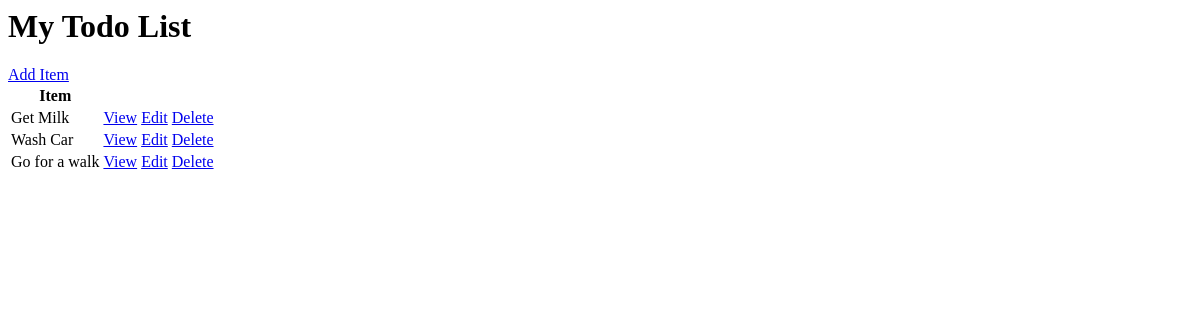
/, run on an earlier commit of the app's database.
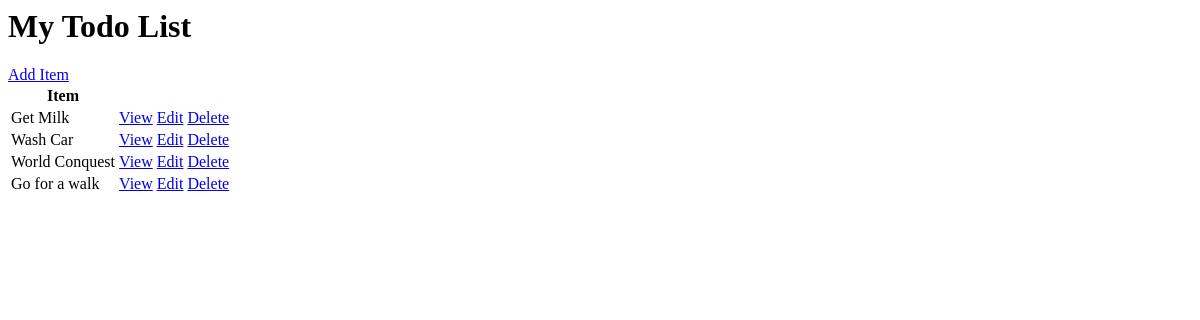
And on a later commit of the database.
### base/models.py (models this page shows, shortened)
class Task(models.Model):
    user = models.ForeignKey(User,on_delete=models.CASCADE,null=True,blank=True)
    title = models.CharField(max_length=200)
    description = models.TextField(null=True, blank=True)
    complete = models.BooleanField(default=False)
    created = models.DateTimeField(auto_now_add=True)
    class Meta:
        ordering = ['complete']

### base/views.py (the view)
# urls.py: path("",view=TaskList.as_view(),name="tasks"),
class TaskList(ListView):
    model = Task
    context_object_name = 'tasks'

### base/templates/base/task_list.html
<h1>My Todo List</h1>
<a href="{% url 'task-create' %}">Add Item</a>
<table>
    <tr>
        <th>Item</th>
        <th></th>
        <th></th>
    </tr>
    {% for task in tasks %}
        <tr>
            <td>{{task.title}}</td>
            <td><a href="{% url 'task' task.id %}">View</a></td>
            <td><a href="{% url 'task-update' task.id %}">Edit</a></td>
            <td><a href="{% url 'task-delete' task.id %}">Delete</a></td>
        </tr>
        {% empty %}
        <h3>No items in List</h3>
    {% endfor %}
</table>

What changed in the data, as far as the page shows it:
added Task: title "World Conquest"
